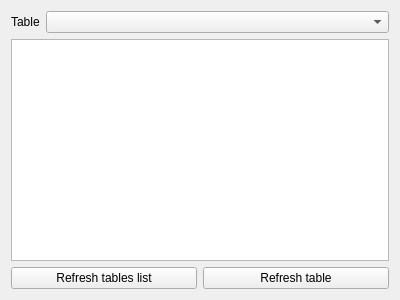
<?xml version="1.0" encoding="UTF-8"?>
<ui version="4.0">
 <class>DbVisualizer</class>
 <widget class="QWidget" name="DbVisualizer">
  <property name="geometry">
   <rect>
    <x>0</x>
    <y>0</y>
    <width>400</width>
    <height>300</height>
   </rect>
  </property>
  <property name="windowTitle">
   <string>Form</string>
  </property>
  <layout class="QGridLayout" name="gridLayout">
   <item row="0" column="0" colspan="2">
    <layout class="QHBoxLayout" name="hlay_table">
     <item>
      <widget class="QLabel" name="lbl_disp_table">
       <property name="sizePolicy">
        <sizepolicy hsizetype="Maximum" vsizetype="Preferred">
         <horstretch>0</horstretch>
         <verstretch>0</verstretch>
        </sizepolicy>
       </property>
       <property name="text">
        <string>Table</string>
       </property>
      </widget>
     </item>
     <item>
      <widget class="QComboBox" name="cb_table"/>
     </item>
    </layout>
   </item>
   <item row="1" column="0" colspan="2">
    <widget class="QTableView" name="tableView">
     <attribute name="horizontalHeaderShowSortIndicator" stdset="0">
      <bool>true</bool>
     </attribute>
     <attribute name="horizontalHeaderStretchLastSection">
      <bool>true</bool>
     </attribute>
    </widget>
   </item>
   <item row="2" column="0">
    <widget class="QPushButton" name="pb_refreshTablesList">
     <property name="text">
      <string>Refresh tables list</string>
     </property>
    </widget>
   </item>
   <item row="2" column="1">
    <widget class="QPushButton" name="pb_refreshTable">
     <property name="text">
      <string>Refresh table</string>
     </property>
    </widget>
   </item>
  </layout>
 </widget>
 <resources/>
 <connections/>
</ui>
